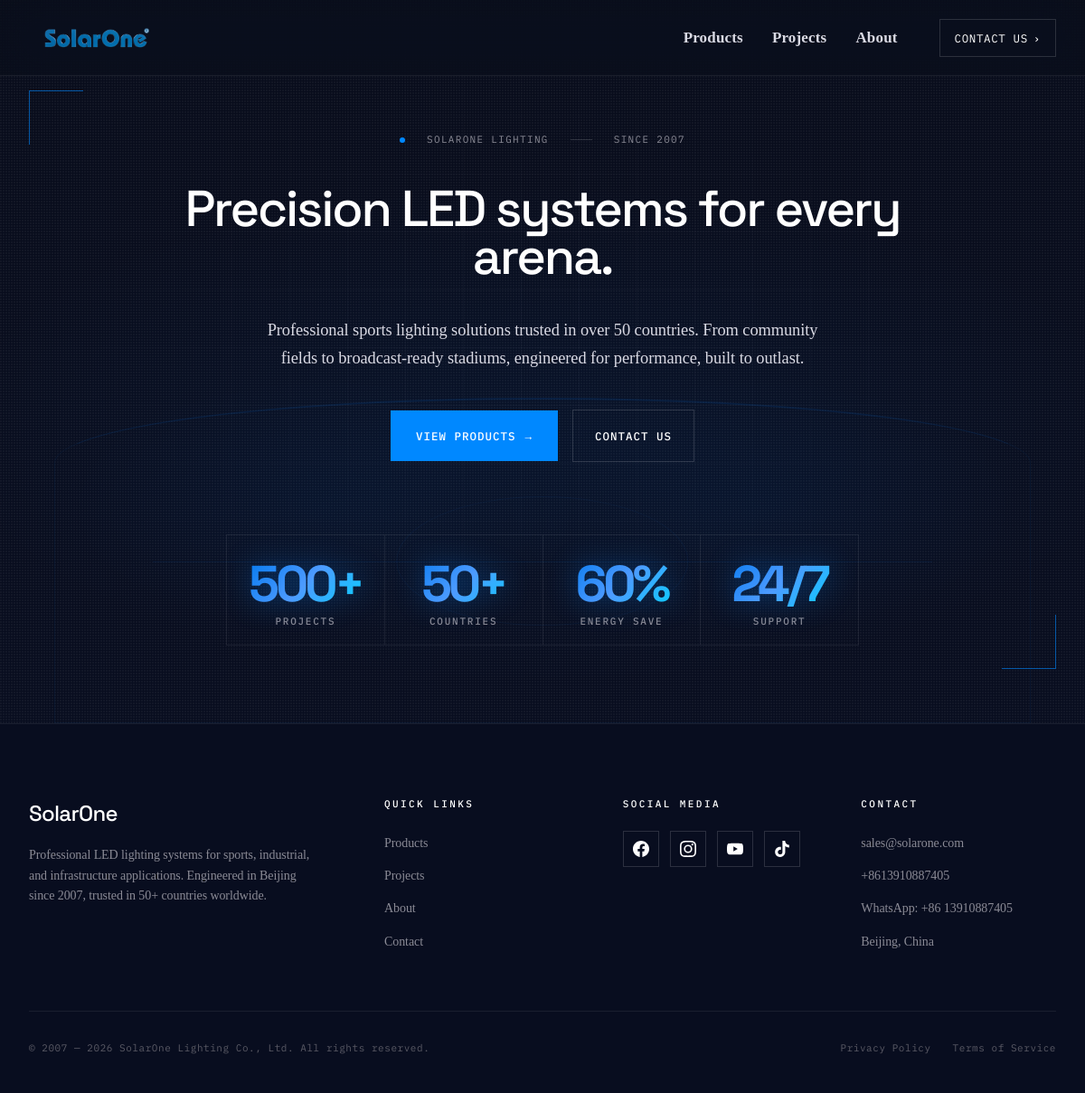
The page / on the database its author committed.
### pages/models.py (models this page shows, shortened)
class SiteConfig(models.Model):
    hero_title = models.CharField(max_length=500, default="Precision LED systems for every arena.")
    hero_subtitle = models.TextField(default="Professional sports lighting solutions trusted in over 50 countries. From community fields to broadcast-ready stadiums, engineered for performance, built to outlast.")
    hero_background = models.ImageField(upload_to='site/', blank=True, help_text="Hero background image")
    stat_projects = models.CharField(max_length=100, default="500+")
    stat_projects_label = models.CharField(max_length=100, default="Projects")
    stat_countries = models.CharField(max_length=100, default="50+")
    stat_countries_label = models.CharField(max_length=100, default="Countries")
    stat_energy = models.CharField(max_length=100, default="60%")
    stat_energy_label = models.CharField(max_length=100, default="Energy Save")
    stat_support = models.CharField(max_length=100, default="24/7")
    stat_support_label = models.CharField(max_length=100, default="Support")
    about_title = models.CharField(max_length=500, default="Trusted worldwide for a reason.")
    about_text_1 = models.TextField(default="Since 2007, SolarOne Vision has focused on the design and manufacture of high power LED Sports lighting systems, LED Roadway infrastructure lighting systems, and LED industrial lighting systems. We bring first-hand knowledge and experience for new and retrofit projects — from small projects requiring a few lights to professional high-level facilities, we've got you covered.")
    about_text_2 = models.TextField(default="SolarOne's mission is to deliver innovative outdoor and indoor lighting solutions for recreational, high school, college, and semi-professional sports venues, airports, seaports, and other industrial facilities. We protect the environment, reduce energy consumption, deliver satisfying and inspiring lighting experiences, and add value to people's vision of life.")
    about_stat_years = models.CharField(max_length=100, default="18+")
    about_stat_years_label = models.CharField(max_length=100, default="Years Experience")
    about_stat_projects = models.CharField(max_length=100, default="500+")
    about_stat_projects_label = models.CharField(max_length=100, default="Projects Delivered")
    about_stat_countries = models.CharField(max_length=100, default="50+")
    about_stat_countries_label = models.CharField(max_length=100, default="Countries Served")
    about_stat_clients = models.CharField(max_length=100, default="1000+")
    about_stat_clients_label = models.CharField(max_length=100, default="Happy Clients")
    products_title = models.CharField(max_length=500, default="Our Products")
    products_subtitle = models.TextField(default="From compact modular luminaires to stadium-grade high bay systems. Precision optics, modular architecture, and field-proven reliability across every product line.")
    projects_title = models.CharField(max_length=500, default="Featured Projects")
    projects_subtitle = models.TextField(default="Real installations across five continents. From Olympic training centers to community football pitches, our luminaires deliver reliable performance under the toughest conditions.")
    contact_title = models.CharField(max_length=500, default="Get in Touch")
    contact_subtitle = models.TextField(default="Have a project in mind? Send us the details and our engineering team will respond with a full photometric proposal within 48 hours.")
    contact_email = models.EmailField(default="sales@solarone.com")
    contact_phone_1 = models.CharField(max_length=200, default="+8613910887405")
    contact_phone_2 = models.CharField(max_length=200, default="+8613910887405")
    contact_whatsapp = models.CharField(max_length=200, default="+86 13910887405")
    contact_address = models.CharField(max_length=500, default="Beijing, China")
    social_facebook = models.URLField(blank=True, default="https://facebook.com")
    social_instagram = models.URLField(blank=True, default="https://instagram.com")
    social_youtube = models.URLField(blank=True, default="https://youtube.com")
    social_tiktok = models.URLField(blank=True, default="https://tiktok.com")
    social_linkedin = models.URLField(blank=True, default="")
    footer_description = models.TextField(default="Professional LED lighting systems for sports, industrial, and infrastructure applications. Engineered in Beijing since 2007, trusted in 50+ countries worldwide.")
    brand_name = models.CharField(max_length=200, default="SolarOne")
    logo = models.ImageField(upload_to='site/', blank=True, help_text="Brand logo")
    meta_title = models.CharField(max_length=200, default="SolarOne — Precision LED Lighting Systems")
    meta_description = models.TextField(default="Professional LED sports lighting, high bay, and modular luminaire solutions. Engineered in Beijing since 2007, trusted in 50+ countries worldwide.")
    og_image = models.ImageField(upload_to='site/', blank=True, help_text="Social sharing preview image")
    font_family_body = models.CharField(
        max_length=200,
        default="'Inter', 'Helvetica Neue', Arial, sans-serif",
        verbose_name="Body Font Family",
        help_text="CSS font-family value, e.g. 'Inter', sans-serif"
    )
    font_family_heading = models.CharField(
        max_length=200,
        default="'Inter', 'Helvetica Neue', Arial, sans-serif",
        verbose_name="Heading Font Family",
        help_text="CSS font-family value for headings"
    )
    font_size_base = models.CharField(
        max_length=10,
        default="16px",
        verbose_name="Base Font Size",
        help_text="Root font size, e.g. 16px, 18px"
    )
    font_size_nav = models.CharField(
        max_length=10,
        default="17px",
        verbose_name="Navigation Font Size",
        help_text="Nav link font size, e.g. 15px, 17px, 18px"
    )
    font_size_hero_title = models.CharField(
        max_length=10,
        default="3.5rem",
        verbose_name="Hero Title Font Size",
        help_text="Hero heading size, e.g. 3.5rem, 4rem"
    )
    font_size_hero_subtitle = models.CharField(
        max_length=10,
        default="1.15rem",
        verbose_name="Hero Subtitle Font Size",
        help_text="Hero subtitle size, e.g. 1.15rem, 1.25rem"
    )
    font_size_section_title = models.CharField(
        max_length=10,
        default="2.25rem",
        verbose_name="Section Title Font Size",
        help_text="Section headings size, e.g. 2.25rem, 2.5rem"
    )
    font_size_body = models.CharField(
        max_length=10,
        default="1.05rem",
        verbose_name="Body Text Font Size",
        help_text="Paragraph text size, e.g. 1.05rem, 1.1rem"
    )
    font_size_card_title = models.CharField(
        max_length=10,
        default="1.25rem",
        verbose_name="Card Title Font Size",
        help_text="Product/Project card title size"
    )
    font_size_card_desc = models.CharField(
        max_length=10,
        default="0.95rem",
        verbose_name="Card Description Font Size",
        help_text="Product/Project card description size"
    )
    accent_color = models.CharField(
        max_length=20,
        default="#0088FF",
        verbose_name="Accent Color",
        help_text="Primary accent color, e.g. #0088FF, #FF6B00"
    )
    class Meta:
        verbose_name = "Site Configuration"
        verbose_name_plural = "Site Configuration"

### pages/views.py (the view)
# urls.py: path('', views.home, name='home'),
def home(request):
    return render(request, 'home.html', get_common_context())

### pages/views.py (called while the page is built)
def get_common_context():
    site_config = SiteConfig.objects.first()
    if not site_config:
        site_config = SiteConfig.objects.create()
    if site_config.hero_background:
        site_config.hero_bg_url = static(site_config.hero_background.name)
    else:
        site_config.hero_bg_url = static('images/hero-main.fw.png')
    if site_config.logo:
        site_config.logo_url = static(site_config.logo.name)
    else:
        site_config.logo_url = static('images/logo.png')
    return {'config': site_config}

### templates/home.html (shortened to what this page needs)
{% extends "base.html" %}
{% load static %}
{% block content %}
<section class="hero">
  <div class="hero-bg">
    <img src="{{ config.hero_bg_url }}" alt="">
  </div>
  <div class="hero-grid"></div>
  <div class="hero-noise"></div>
  <div class="container hero-content">
    <div class="hero-meta">
      <span class="dot"></span>
      <span>Solarone Lighting</span>
      <span class="divider"></span>
      <span>Since 2007</span>
    </div>
    <h1 class="hero-title">{{ config.hero_title|safe }}</h1>
    <p class="hero-lede">{{ config.hero_subtitle }}</p>
    <div class="hero-actions">
      <a href="{% url 'products' %}" class="btn-primary">View Products</a>
      <a href="{% url 'contact' %}" class="btn-ghost">Contact Us</a>
    </div>
    <div class="hero-stats">
      <div class="hero-stat">
        <span class="hero-stat-num">{{ config.stat_projects|safe }}</span>
        <span class="hero-stat-label">{{ config.stat_projects_label }}</span>
      </div>
      <div class="hero-stat">
        <span class="hero-stat-num">{{ config.stat_countries|safe }}</span>
        <span class="hero-stat-label">{{ config.stat_countries_label }}</span>
      </div>
      <div class="hero-stat">
        <span class="hero-stat-num">{{ config.stat_energy|safe }}</span>
        <span class="hero-stat-label">{{ config.stat_energy_label }}</span>
      </div>
      <div class="hero-stat">
        <span class="hero-stat-num">{{ config.stat_support|safe }}</span>
        <span class="hero-stat-label">{{ config.stat_support_label }}</span>
      </div>
    </div>
  </div>
</section>
{% endblock %}

### templates/base.html (shortened to what this page needs)
{% load static %}
<!DOCTYPE html>
<html lang="en">
<head>
</head>
<body>
<nav class="nav" id="mainNav">
  <div class="container nav-inner">
    <a href="{% url 'home' %}" class="nav-brand">
      <img src="{{ config.logo_url }}" alt="{{ config.brand_name }}" onerror="this.style.display='none'">
    </a>
    <div class="nav-links">
      <a href="{% url 'products' %}">Products</a>
      <a href="{% url 'projects' %}">Projects</a>
      <a href="{% url 'about' %}">About</a>
    </div>
    <a href="{% url 'contact' %}" class="nav-cta">Contact Us <span class="arrow">&#8250;</span></a>
  </div>
</nav>
{% block content %}{% endblock %}
<footer>
  <div class="container">
    <div class="footer-grid">
      <div class="footer-brand-block">
        <div class="footer-brand-name">{{ config.brand_name }}</div>
        <p class="footer-brand-text">{{ config.footer_description }}</p>
      </div>
      <div>
        <div class="footer-col-label">Quick Links</div>
        <ul class="footer-list">
          <li><a href="{% url 'products' %}">Products</a></li>
          <li><a href="{% url 'projects' %}">Projects</a></li>
          <li><a href="{% url 'about' %}">About</a></li>
          <li><a href="{% url 'contact' %}">Contact</a></li>
        </ul>
      </div>
      <div>
        <div class="footer-col-label">Social Media</div>
        <div class="footer-social">
          <a href="{{ config.social_facebook }}" aria-label="Facebook" target="_blank" rel="noopener">
          </a>
          <a href="{{ config.social_instagram }}" aria-label="Instagram" target="_blank" rel="noopener">
          </a>
          <a href="{{ config.social_youtube }}" aria-label="YouTube" target="_blank" rel="noopener">
          </a>
          <a href="{{ config.social_tiktok }}" aria-label="TikTok" target="_blank" rel="noopener">
          </a>
        </div>
      </div>
      <div>
        <div class="footer-col-label">Contact</div>
        <ul class="footer-list">
          <li><a href="mailto:{{ config.contact_email }}">{{ config.contact_email }}</a></li>
          <li><a href="tel:{{ config.contact_phone_1 }}">{{ config.contact_phone_1 }}</a></li>
          <li><a href="https://wa.me/{{ config.contact_whatsapp|cut:' ' }}" target="_blank" rel="noopener">WhatsApp: {{ config.contact_whatsapp }}</a></li>
          <li><a href="#">{{ config.contact_address }}</a></li>
        </ul>
      </div>
    </div>
    <div class="footer-bottom">
      <span class="footer-copy">&copy; 2007 &mdash; 2026 {{ config.brand_name }} Lighting Co., Ltd. All rights reserved.</span>
      <div class="footer-legal">
        <a href="#">Privacy Policy</a>
        <a href="#">Terms of Service</a>
      </div>
    </div>
  </div>
</footer>
</body>
</html>

### rows shown on the page
SiteConfig: hero_title "Precision LED systems for every arena.", hero_subtitle "Professional sports lighting solutions trusted in over 50 countries. From community fields to broadcast-ready stadiums, engineered for performance, built to outlast.", stat_projects "500+", stat_projects_label "PROJECTS", stat_countries "50+", stat_countries_label "COUNTRIES", stat_energy "60%", stat_energy_label "ENERGY SAVE", stat_support "24/7", stat_support_label "SUPPORT", brand_name "SolarOne", footer_description "Professional LED lighting systems for sports, industrial, and infrastructure applications. Engineered in Beijing since 2007, trusted in 50+ countries worldwide.", contact_email "sales@solarone.com", contact_phone_1 "+8613910887405", contact_whatsapp "+86 13910887405", contact_address "Beijing, China"
